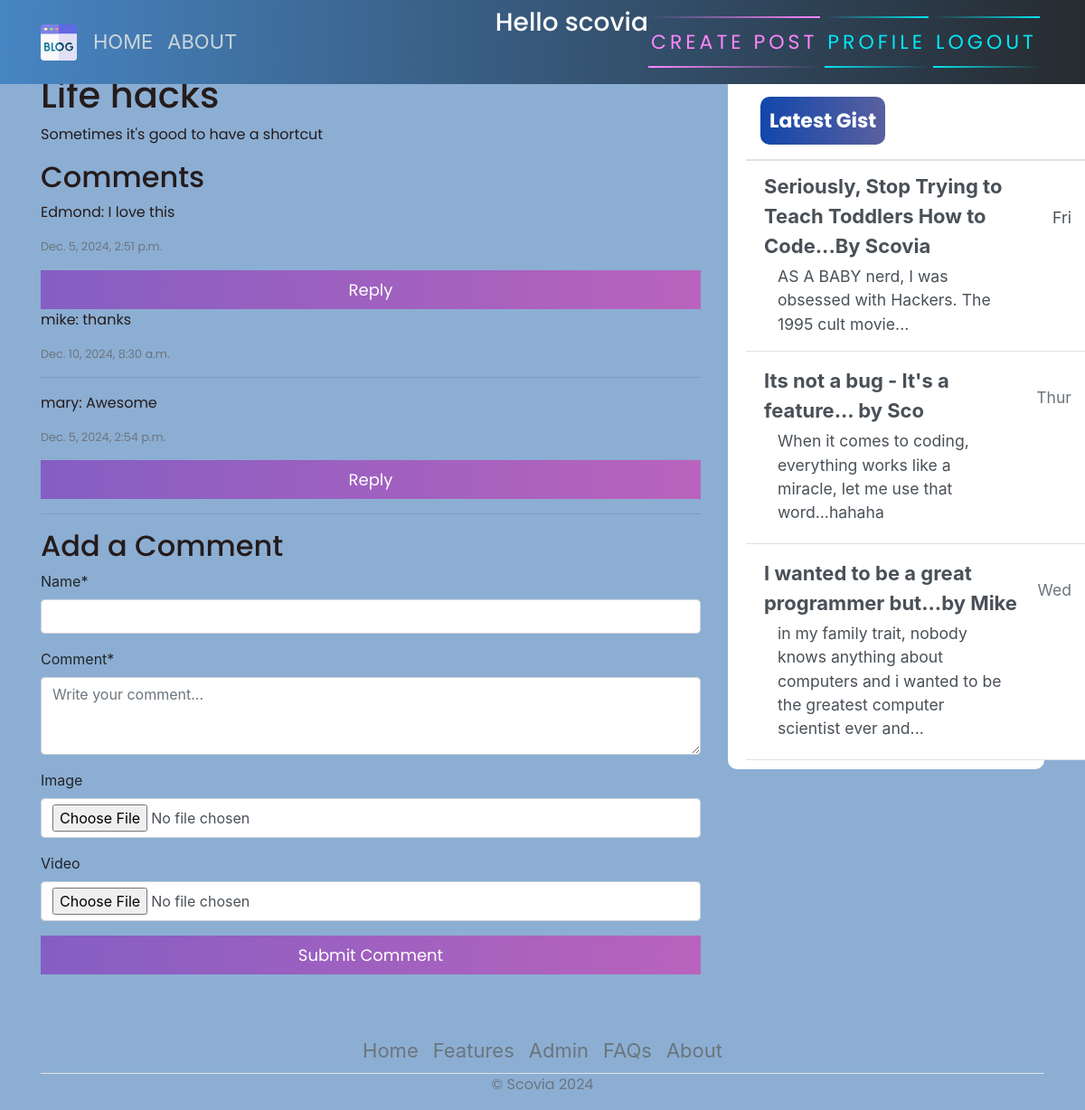
Screenshot of /post/3/ (signed in) with the database file from the repository.
### diary/models.py (models this page shows, shortened)
class Post(models.Model):
    title = models.CharField(max_length=200)
    content = models.TextField()
    date_posted = models.DateTimeField(default=timezone.now)
    author = models.ForeignKey(User, on_delete=models.CASCADE, default=1)

class Comment(models.Model):
    post = models.ForeignKey(Post, on_delete=models.CASCADE, related_name='comments')
    name = models.CharField(max_length=200)
    body = models.TextField()
    image = models.ImageField(upload_to='comment_images/', blank=True, null=True)
    video = models.FileField(upload_to='comment_videos/', blank=True, null=True)
    created_on = models.DateTimeField(auto_now_add=True)
    parent = models.ForeignKey('self', null=True, blank=True, related_name='parent_replies', on_delete=models.CASCADE)

### diary/views.py (the view, shortened to what this page needs)
# urls.py: path('post/<int:pk>/', PostDetailView.as_view(), name="blog-detail"),
class PostDetailView(LoginRequiredMixin, DetailView):
    model = Post
    template_name = 'post_detail.html'
    def get_context_data(self, **kwargs):
        context = super().get_context_data(**kwargs)
        context['comment_form'] = CommentForm()  # Use one form for both comments and replies
        context['comments'] = Comment.objects.filter(post=self.object, parent=None)  # Only top-level comments
        return context

### diary/forms.py
class CommentForm(forms.ModelForm):
    class Meta:
        model = Comment
        fields = ('name', 'body','image','video')
    image = forms.ImageField(required=False, widget=forms.FileInput(attrs={'accept': 'image/*'})) # Accept only images
    video = forms.FileField(required=False, widget=forms.FileInput(attrs={'accept': 'video/*'})) # Accept only videos
    body = forms.CharField(widget=forms.Textarea(attrs={'rows':3, 'placeholder': 'Write your comment...'}), label="Comment")

### diary/templates/post_detail.html (shortened to what this page needs)
{% extends 'base.html' %}
{% load crispy_forms_tags %}
{% block content %}
    <h1>{{ post.title }}</h1>
    <p>{{ post.content }}</p>
    <h2>Comments</h2>
    {% for comment in comments %}
        <div class="comment">
            <p>{{ comment.name }}: {{ comment.body }}</p>
            <p class="small text-muted">{{ comment.created_on }}</p>
            <button onclick="toggleReplyForm({{ comment.id }})">Reply</button>
            {% for reply in comment.parent_replies.all %}  {% comment %} Replies to this comment {% endcomment %}
                <div class="comment reply">
                    <p>{{ reply.name }}: {{ reply.body }}</p>
                    <p class="small text-muted">{{ reply.created_on }}</p>
                </div>
            {% endfor %}
        </div>
        <hr>
    {% empty %}
        <p>No comments yet.</p>
    {% endfor %}
    <h2>Add a Comment</h2>
    <form method="post" enctype="multipart/form-data">  {% csrf_token %}
        {{ comment_form|crispy }}  {% comment %} Use the same form for top-level comments {% endcomment %}
        <button type="submit">Submit Comment</button>
    </form>
{% endblock %}

### diary/templates/base.html (shortened to what this page needs)
{% load static %}
<!DOCTYPE html>
<html>
<head>
    <link rel="stylesheet" href="https://maxcdn.bootstrapcdn.com/bootstrap/4.0.0/css/bootstrap.min.css">
    <link rel="stylesheet" href="{% static 'main.css' %}">
</head>
<body>
    <header class="site-header">
      <nav class="navbar navbar-expand-md navbar-dark bg-steel fixed-top">
        <div class="container">
          <div class="collapse navbar-collapse" id="navbarToggle">
            <div class="navbar-nav mr-auto">
                {% if user.is_authenticated %}
              <a class="nav-item nav-link" href="{% url 'blog-home' %}">HOME</a>
              <a class="nav-item nav-link" href="{% url 'blog-about' %}">ABOUT</a>
            </div>
            <div class="navbar-nav">
           <h3 style="color: white;">Hello {{request.user}}</h3>
                <a href="{% url 'blog-new' %}" id="auth-links">
                <span></span>
                <span></span>
                Create Post
            </a>
                <a href="{% url 'profile' %}" id="auth-links">
                <span></span>
                <span></span>
                Profile
            </a>
                <a href="{% url 'logout' %}" id="auth-links">
                <span></span>
                <span></span>
                Logout
            </a>
                {% endif %}
            </div>
          </div>
        </div>
      </nav>
    </header>
    <main role="main" class="container">
      <div class="row">
          <div class="col-md-8">
          </div>
        <div class="col-md-8">
           {% block content %}{% endblock %}
        </div>
        <div class="col-md-4">
          <div class="content-section">
            <div class="d-flex flex-column align-items-stretch flex-shrink-0 bg-white" style="width: 380px;" style="padding-top: 120px;">
                <a id="list-group" style="text-decoration: none;" href="" class="d-flex align-items-center flex-shrink-0 p-3 link-dark text-decoration-none border-bottom">
                  <span class="fs-5 fw-semibold" id="gist-btn">Latest Gist</span>
                </a>
                <div class="list-group list-group-flush border-bottom scrollarea">
                  <a href="#" class="list-group-item list-group-item-action  lh-tight" aria-current="true">
                    <div class="d-flex w-100 align-items-center justify-content-between">
                      <strong class="mb-1">Seriously, Stop Trying to Teach Toddlers How to Code...By Scovia
                    </strong>
                      <small>Fri</small>
                    </div>
                    <div class="col-10 mb-1 small">AS A BABY nerd, I was obsessed with Hackers. The 1995 cult movie... </div>
                  </a>
                  <a href="#" class="list-group-item list-group-item-action py-3 lh-tight">
                    <div class="d-flex w-100 align-items-center justify-content-between">
                      <strong class="mb-1">Its not a bug - It's a feature... by Sco</strong>
                      <small class="text-muted">Thur</small>
                    </div>
                    <div class="col-10 mb-1 small">When it comes to coding, everything works like a miracle, let me use that word...hahaha</div>
                  </a>
                  <a href="#" class="list-group-item list-group-item-action py-3 lh-tight">
                    <div class="d-flex w-100 align-items-center justify-content-between">
                      <strong class="mb-1">I wanted to be a great programmer but...by Mike</strong>
                      <small class="text-muted">Wed</small>
                    </div>
                    <div class="col-10 mb-1 small">in my family trait, nobody knows anything about computers and i wanted to be the greatest computer scientist ever and...</div>
                  </a>
                </div>
              </div>
          </div>
        </div>
      </div>
        <footer class="" >
          <ul class="nav justify-content-center border-bottom"  style="margin-top: 60px;">
            <li class="nav-item"><a href="#" class="nav-link px-2 text-muted">Home</a></li>
            <li class="nav-item"><a href="#" class="nav-link px-2 text-muted">Features</a></li>
            <li class="nav-item"><a href="admin/" class="nav-link px-2 text-muted">Admin</a></li>
            <li class="nav-item"><a href="#" class="nav-link px-2 text-muted">FAQs</a></li>
            <li class="nav-item"><a href="#" class="nav-link px-2 text-muted">About</a></li>
          </ul>
          <p class="text-center text-muted">&copy; Scovia 2024</p>
        </footer>
    </main>
</body>
</html>

### diary/static/main.css (style rules this page uses)
body { background-color: rgb(140, 174, 211); margin-top: 5rem; background-size: contain; background-repeat: no-repeat; }
h1, h2, h3, h4, h5, h6, p { color: #251b1b; font-family: 'Poppins', sans-serif; }
ul { margin: 0; }
.bg-steel { background: linear-gradient(270deg, rgb(38, 43, 48) 0%, rgb(71, 133, 195) 100%); }
.site-header .navbar-nav .nav-link { color: #cbd5db; }
.content-section { background: #ffffff; padding: 10px 20px; border-radius: 10px; margin-bottom: 20px; }
svg { width: 50px; height: 50px; }
#auth-links { font-family: 'Poppins', sans-serif; position: relative; display: inline-block; padding: 12px 3px; margin: 10px 0; color: #03e9f4; text-decoration: none; text-transform: uppercase; transition: 0.5s; letter-spacing: 4px; overflow: hidden; margin-right: 5px; }
#auth-links:nth-child(2) { filter: hue-rotate(110deg); }
#auth-links span { position: absolute; display: block; }
#auth-links span:nth-child(1) { top: 0; left: 0; width: 100%; height: 2px; background: linear-gradient(90deg,transparent,#03e9f4); animation: animate1 1s linear infinite; }
#auth-links span:nth-child(3) { bottom: 0; right: 0; width: 100%; height: 2px; background: linear-gradient(270deg,transparent,#03e9f4); animation: animate3 1s linear infinite; animation-delay: 0.50s; }
#gist-btn { color: black; background: linear-gradient(270deg, rgb(90, 96, 159) 0%, rgb(17, 71, 172) 100%); padding: 10px; color: white; font-family: 'Poppins', sans-serif; font-weight: bold; border-radius: 10px; }
button { font-family: 'Poppins', sans-serif; border: none; outline: 0; display: inline-block; padding: 8px; color: white; background-color: #000; text-align: center; cursor: pointer; width: 100%; font-size: 18px; transition: 1s; background: linear-gradient(270deg, rgb(185, 99, 188) 0%, rgb(133, 94, 195) 100%); }
a { text-decoration: none; font-size: 22px; color: black; }

### rows the page displays
Post: title "Life hacks", content "Sometimes it's good to have a shortcut"
Comment: name "Edmond", body "I love this", created_on "Dec. 5, 2024, 2:51 p.m."
Comment: name "mike", body "thanks", created_on "Dec. 10, 2024, 8:30 a.m."
Comment: name "mary", body "Awesome", created_on "Dec. 5, 2024, 2:54 p.m."

### other values shown
{{ request.user }} "scovia"
